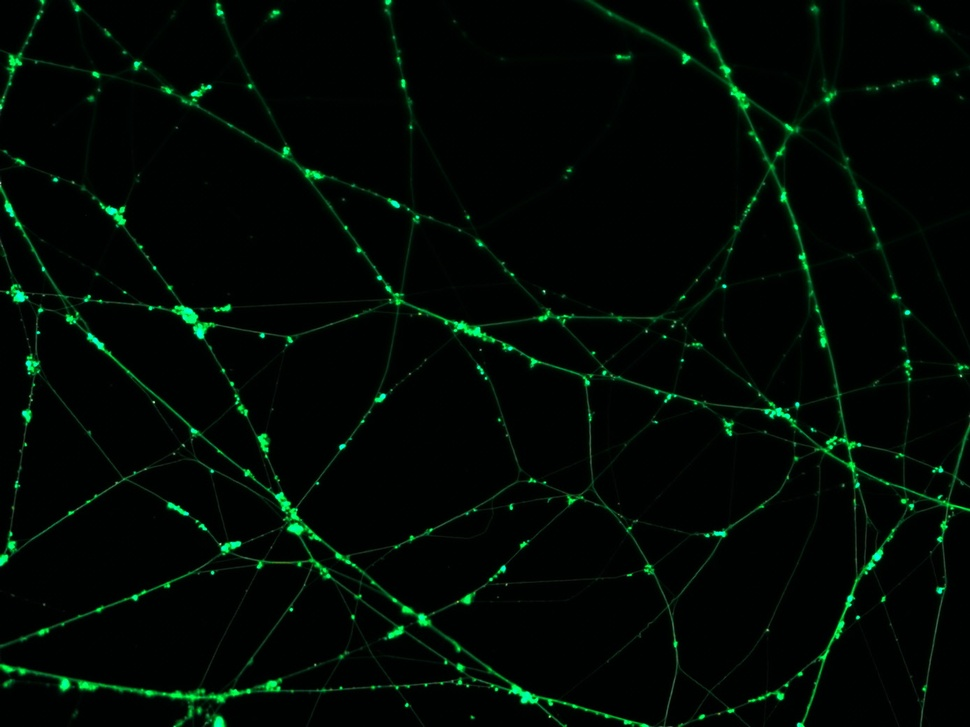
%> input picture courses/image_processing/project/medium_degeneration.jpg, 970 x 727 px, shrunk from 1388 x 1040 before the run
$ octave --eval "result = houghlineMatrix(imread('../../../courses/image_processing/project/medium_degeneration.jpg'));"   (GNU Octave 9; MATLAB toolbox functions it lacks are replaced by stand-ins)
%> lines starting %> are read from the running program, lines starting %| are printed output that depends on the picture
function mat = houghlineMatrix(img)
    %num_bins = 4;
    gray_img = rgb2gray(img);
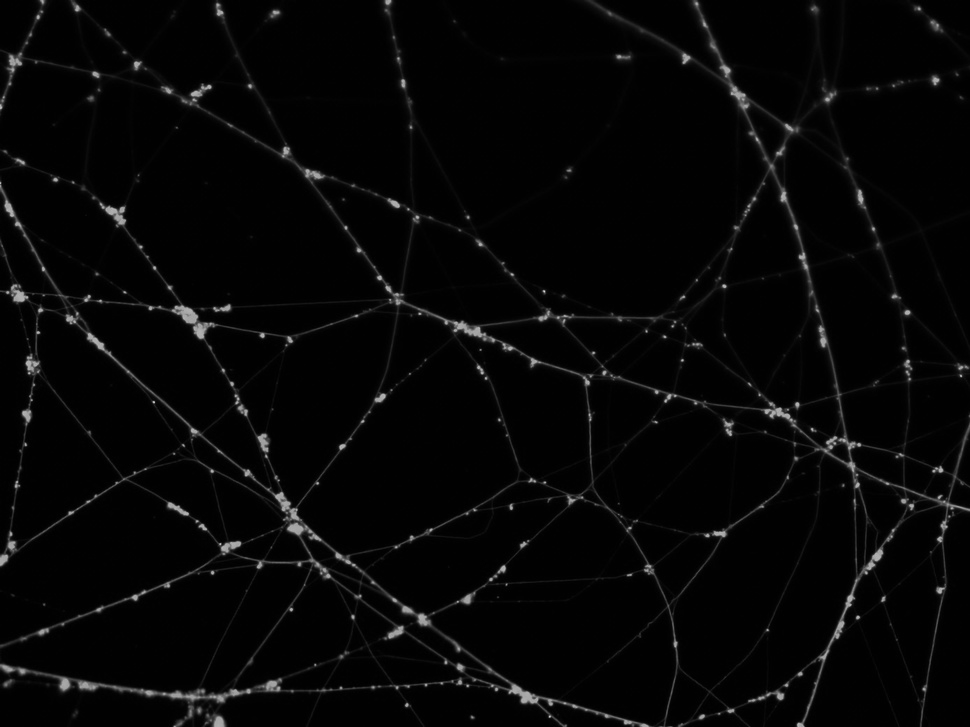
%> gray_img: size 727x970 uint8; min 0, max 222, mean 6.6
    edge_img = edge(gray_img,'canny');
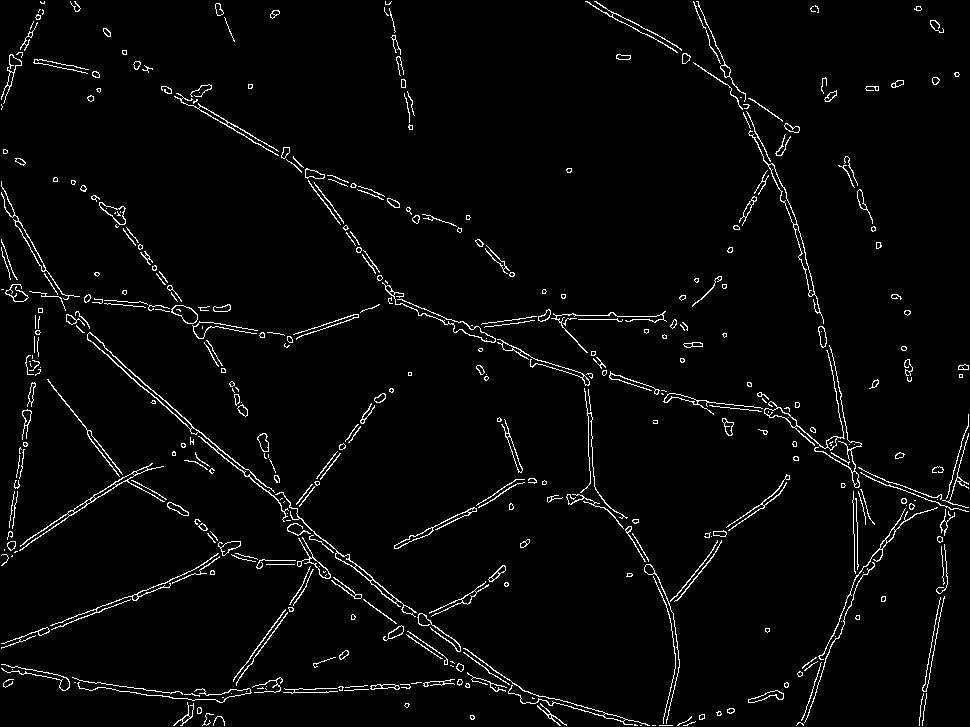
%> edge_img: size 727x970 logical; 3% white in thin lines or dots
    [H,T,R] = hough(edge_img);
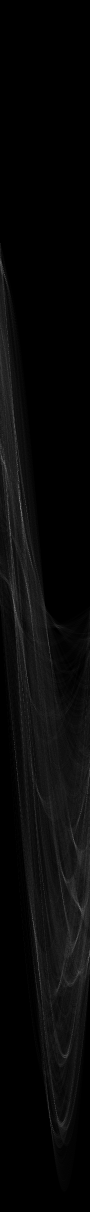
%> H: size 2423x180 double (shown at 1/2 size); min 0, max 208, mean 8.7
%> T = 180 values from -90 to 89; R = 2423 values from -1211 to 1211
    P  = houghpeaks(H,10,'threshold',ceil(0.5*max(H(:))));
%> P = [1014 42; 961 37; 1814 160; 1916 178; 1042 46; 1216 30; 1060 21; 1804 127; 1200 27; 1359 55]
    lines = houghlines(gray_img, T, R, P, 'FillGap', 5, 'MinLength', 7);
%> lines = 60 lines; longest, point1 to point2 (x, y): (9, 1) to (970, 534), (1, 14) to (970, 487), (1, 163) to (970, 515), (205, 727) to (733, 1), (183, 1) to (710, 727), (1, 311) to (574, 727)
    mat = zeros(6, length(lines));
    for line = 1 : length(lines),
        mat(1,line) = lines(line).point1(1);
        mat(2,line) = lines(line).point1(2);
        mat(3,line) = lines(line).point2(1);
        mat(4,line) = lines(line).point2(2);
        mat(5,line) = lines(line).theta;
        mat(6,line) = lines(line).rho;
    end
%> this loop made 60 passes
    mat = mat';
%> mat = 60 rows, first 8: [1 263 535 727 -49 -198; 1 311 574 727 -54 -251; 265 544 257 548 69 602; 945 656 963 656 87 704; 926 657 944 657 87 704; 907 658 925 658 87 704; 888 659 906 659 87 704; 869 660 887 660 87 704]
%> `result = houghlineMatrix(imread('../../../courses/image_processing/pro..`: result has the same summary as mat in houghlineMatrix
end
